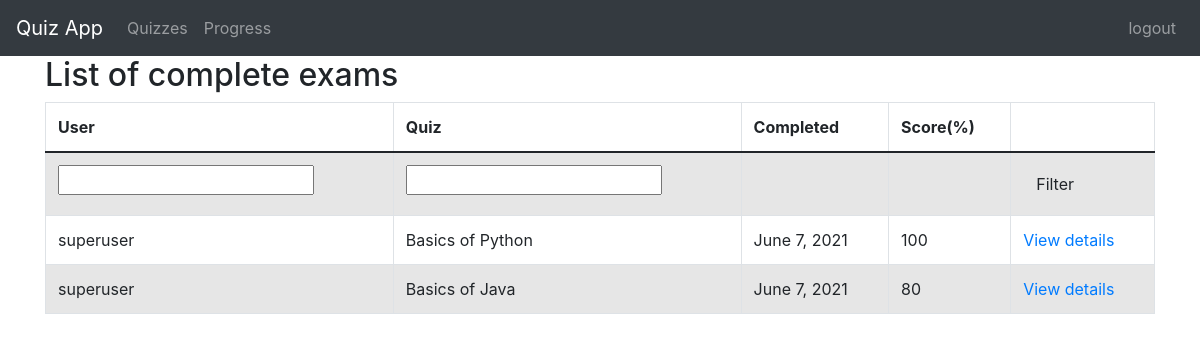
/marking/ (signed in), run on the app's committed database.
### quiz/models.py (models this page shows, shortened)
class Sitting(models.Model):
    user = models.ForeignKey(settings.AUTH_USER_MODEL, verbose_name=_("User"), on_delete=models.CASCADE)
    quiz = models.ForeignKey(Quiz, verbose_name=_("Quiz"), on_delete=models.CASCADE)
    question_order = models.CharField(validators=[validate_comma_separated_integer_list],
        max_length=1024, verbose_name=_("Question Order"))
    question_list = models.CharField(validators=[validate_comma_separated_integer_list],
        max_length=1024, verbose_name=_("Question List"))
    incorrect_questions = models.CharField(validators=[validate_comma_separated_integer_list],
        max_length=1024, blank=True, verbose_name=_("Incorrect questions"))
    current_score = models.IntegerField(verbose_name=_("Current Score"))
    complete = models.BooleanField(default=False, blank=False,
                                   verbose_name=_("Complete"))
    user_answers = models.TextField(blank=True, default='{}',
                                    verbose_name=_("User Answers"))
    start = models.DateTimeField(auto_now_add=True,
                                 verbose_name=_("Start"))
    end = models.DateTimeField(null=True, blank=True, verbose_name=_("End"))
    objects = SittingManager()
    class Meta:
        permissions = (("view_sittings", _("Can see completed exams.")),)
    def _question_ids(self):
        return [int(n) for n in self.question_order.split(',') if n]
    @property
    def get_percent_correct(self):
        dividend = float(self.current_score)
        divisor = len(self._question_ids())
        if divisor < 1:
            return 0            # prevent divide by zero error
        if dividend > divisor:
            return 100
        correct = int(round((dividend / divisor) * 100))
        if correct >= 1:
            return correct
        else:
            return 0

class Quiz(models.Model):
    title = models.CharField(
        verbose_name=_("Title"),
        max_length=60, blank=False)
    description = models.TextField(
        verbose_name=_("Description"),
        blank=True, help_text=_("a description of the quiz"))
    url = models.SlugField(
        max_length=60, blank=False,
        help_text=_("a user friendly url"),
        verbose_name=_("user friendly url"))
    category = models.ForeignKey(
        Category, null=True, blank=True,
        verbose_name=_("Category"), on_delete=models.CASCADE)
    random_order = models.BooleanField(
        blank=False, default=False,
        verbose_name=_("Random Order"),
        help_text=_("Display the questions in "
                    "a random order or as they "
                    "are set?"))
    max_questions = models.PositiveIntegerField(
        blank=True, null=True, verbose_name=_("Max Questions"),
        help_text=_("Number of questions to be answered on each attempt."))
    answers_at_end = models.BooleanField(
        blank=False, default=False,
        help_text=_("Correct answer is NOT shown after question."
                    " Answers displayed at the end."),
        verbose_name=_("Answers at end"))
    exam_paper = models.BooleanField(
        blank=False, default=False,
        help_text=_("If yes, the result of each"
                    " attempt by a user will be"
                    " stored. Necessary for marking."),
        verbose_name=_("Exam Paper"))
    single_attempt = models.BooleanField(
        blank=False, default=False,
        help_text=_("If yes, only one attempt by"
                    " a user will be permitted."
                    " Non users cannot sit this exam."),
        verbose_name=_("Single Attempt"))
    pass_mark = models.SmallIntegerField(
        blank=True, default=0,
        verbose_name=_("Pass Mark"),
        help_text=_("Percentage required to pass exam."),
        validators=[MaxValueValidator(100)])
    success_text = models.TextField(
        blank=True, help_text=_("Displayed if user passes."),
        verbose_name=_("Success Text"))
    fail_text = models.TextField(
        verbose_name=_("Fail Text"),
        blank=True, help_text=_("Displayed if user fails."))
    draft = models.BooleanField(
        blank=True, default=False,
        verbose_name=_("Draft"),
        help_text=_("If yes, the quiz is not displayed"
                    " in the quiz list and can only be"
                    " taken by users who can edit"
                    " quizzes."))
    class Meta:
        verbose_name = _("Quiz")
        verbose_name_plural = _("Quizzes")
    def __str__(self):
        return self.title

### quiz/views.py (the view)
class QuizMarkingList(QuizMarkerMixin, SittingFilterTitleMixin, ListView):
    model = Sitting
    def get_queryset(self):
        queryset = super(QuizMarkingList, self).get_queryset()\
                                               .filter(complete=True)
        user_filter = self.request.GET.get('user_filter')
        if user_filter:
            queryset = queryset.filter(user__username__icontains=user_filter)
        return queryset
    class Meta:
        pass

### quiz/views.py (called while the page is built)
    @method_decorator(login_required)
    @method_decorator(permission_required('quiz.view_sittings'))
    def dispatch(self, *args, **kwargs):
        return super(QuizMarkerMixin, self).dispatch(*args, **kwargs)

    def get_queryset(self):
        queryset = super(SittingFilterTitleMixin, self).get_queryset()
        quiz_filter = self.request.GET.get('quiz_filter')
        if quiz_filter:
            queryset = queryset.filter(quiz__title__icontains=quiz_filter)
        return queryset

### quiz/templates/quiz/sitting_list.html (shortened to what this page needs)
{% extends 'base.html' %}
{% load i18n %}
{% block content %}
<h2>{% trans "List of complete exams" %}</h2>
    {% if sitting_list %}
		<table class="table table-bordered table-striped">
		  <thead>
			<tr>
			  <th>{% trans "User" %}</th>
			  <th>{% trans "Quiz" %}</th>
			  <th>{% trans "Completed" %}</th>
			  <th>{% trans "Score" %}(%)</th>
			  <th></th>
			</tr>
		  </thead>
		  <tbody>
			<tr>
			  <form action="" method="GET">
				<td><input type="text" name="user_filter" /></td>
				<td><input type="text" name="quiz_filter" /></td>
				<td></td>
				<td></td>
				<td><button type="submit" class="btn btn-default">{% trans "Filter"%}</button></td>
			  </form>
			</tr>
        {% for sitting in sitting_list %}
			<tr>
			  <td>{{ sitting.user }}</td>
			  <td>{{ sitting.quiz }}</td>
			  <td>{{ sitting.end|date }}</td>
			  <td>{{ sitting.get_percent_correct }}</td>
			  <td>
				<a href="{% url 'quiz_marking_detail' pk=sitting.id %}">
				  {% trans "View details" %}
				</a>
			</tr>
        {% endfor %}
		  </tbody>
		</table>
    {% else %}
        <p>{% trans "There are no matching quizzes" %}.</p>
    {% endif %}
{% endblock %}

### data on the page
Sitting: user "superuser", quiz "Basics of Python", end "June 7, 2021", get_percent_correct "100"
Sitting: user "superuser", quiz "Basics of Java", end "June 7, 2021", get_percent_correct "80"
